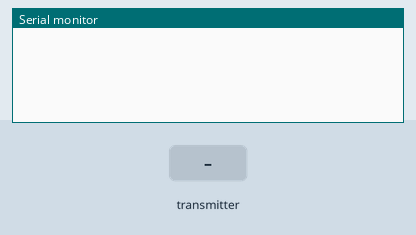
Recording of a program running on a simulated ESP32-C3. Parts: the last lines printed to the serial monitor. The inputs (shaded band) are chosen by the test bench.

Above: at 1.2 s.
1.3 s: the transmitter starts sending isNewData = 1
At 1.66 s:
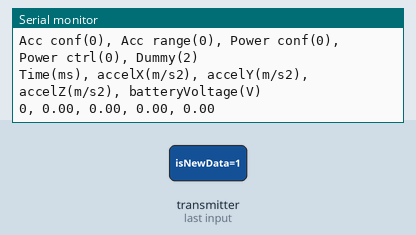
2.8 s: the transmitter starts sending accX = 25
At 3.16 s:
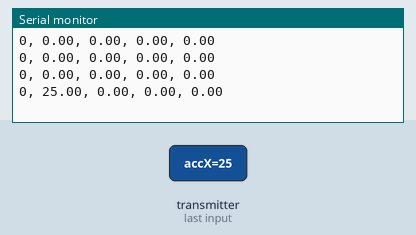
4.3 s: the transmitter starts sending accY = 25
At 4.66 s:
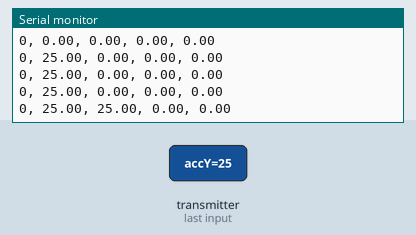
5.8 s: the transmitter starts sending accZ = 25
At 6.16 s:
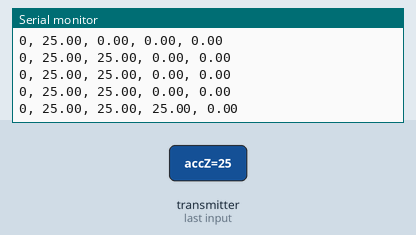
7.3 s: the transmitter starts sending battVoltage = 25
At 7.66 s:
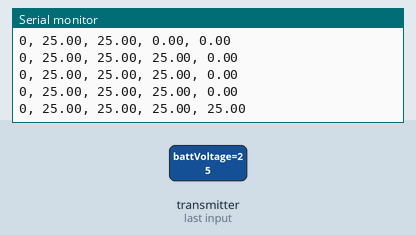
8.8 s: the transmitter starts sending measuredTime = 1024
At 9.16 s:
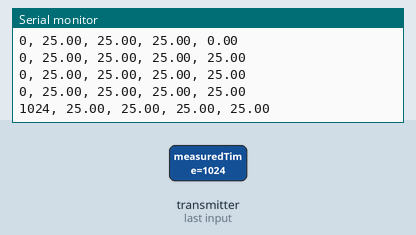

Measured:
- after the input at 1.3 s, the serial monitor: prints a new line after 0.05 s (image 1)
- after the input at 2.8 s, the serial monitor: prints a new line after 0.05 s (image 2)
- after the input at 4.3 s, the serial monitor: prints a new line after 0.05 s (image 3)
- after the input at 5.8 s, the serial monitor: prints a new line after 0.05 s (image 4)
- after the input at 7.3 s, the serial monitor: prints a new line after 0.05 s (image 5)
- after the input at 8.8 s, the serial monitor: prints a new line after 0.05 s (image 6)

The program:

main.cpp
```cpp
#include <Arduino.h>
#include <esp_now.h>
#include <WiFi.h>

typedef struct
{
  float accX;
  float accY;
  float accZ;

  float battVoltage;

  uint8_t accConf;
  uint8_t pwrCtrl;
  uint8_t pwrConf;
  uint8_t accRange;

  uint32_t measuredTime;
  bool isNewData;

}structMessage_t;

structMessage_t myData;
bool measureEnable = false, prevMeasureEnable = false;

void OnDataRecv(const uint8_t * mac, const uint8_t *incomingData, int len)
{
  memcpy(&myData, incomingData, sizeof(myData));
  /*Serial.print("Bytes received: ");
  Serial.println(len);*/
}

void setup()
{
  Serial.begin(115200);
  WiFi.mode(WIFI_STA);

  if(esp_now_init() != ESP_OK)
  {
    Serial.println("Error initializing ESP-NOW");
    while(1);
  }


  esp_now_register_recv_cb(esp_now_recv_cb_t(OnDataRecv));

  /*String str = "Acc conf: " + String(myData.accConf) + ", Acc range: " + String(myData.accRange) + ", Power conf: " + String(myData.pwrConf) + ", Power ctrl: " +String(myData.pwrCtrl);
  Serial.println(str);
  Serial.print("Time(ms), accelX(m/s2), accelY(m/s2), accelZ(m/s2), batteryVoltage(V)");
  Serial.println();*/
  prevMeasureEnable = true;
}

void loop()
{
  if(myData.isNewData)
  {
    myData.isNewData = false;


    if(prevMeasureEnable && !measureEnable)
    {
      prevMeasureEnable = false;
      String str = "Acc conf(" + String(myData.accConf) + "), Acc range(" + String(myData.accRange) + "), Power conf(" + String(myData.pwrConf) + "), Power ctrl(" +String(myData.pwrCtrl) + "), Dummy(2)";
      Serial.print(str);
      Serial.println();
      Serial.print("Time(ms), accelX(m/s2), accelY(m/s2), accelZ(m/s2), batteryVoltage(V)");
      Serial.println();
    }


    String str = String(myData.measuredTime) + ", " + String(myData.accX) + ", " + String(myData.accY) + ", " + String(myData.accZ) + ", " + String(myData.battVoltage);
    Serial.println(str);

    if(myData.accX <= -100.0)
    {
      measureEnable = false;
      prevMeasureEnable = !measureEnable;
    }
    else
    {
      measureEnable = true;
      prevMeasureEnable = !measureEnable;
    }

  }
}
```
